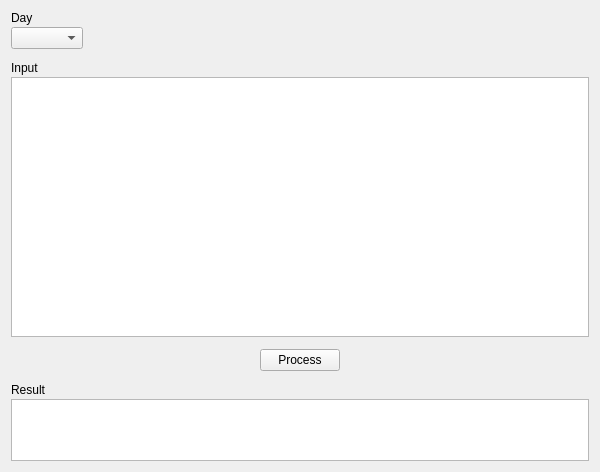
<?xml version="1.0" encoding="UTF-8"?>
<ui version="4.0">
 <class>AdventOfCodeClass</class>
 <widget class="QMainWindow" name="AdventOfCodeClass">
  <property name="geometry">
   <rect>
    <x>0</x>
    <y>0</y>
    <width>600</width>
    <height>472</height>
   </rect>
  </property>
  <property name="windowTitle">
   <string notr="true">AdventOfCode</string>
  </property>
  <property name="windowIcon">
   <iconset>
    <normaloff>:/DynaWorks 32x32.png</normaloff>:/DynaWorks 32x32.png</iconset>
  </property>
  <widget class="QWidget" name="centralWidget">
   <layout class="QVBoxLayout" name="verticalLayout_4" stretch="0,1,0,0">
    <property name="spacing">
     <number>12</number>
    </property>
    <item>
     <layout class="QVBoxLayout" name="verticalLayout">
      <property name="spacing">
       <number>2</number>
      </property>
      <item>
       <widget class="QLabel" name="label_3">
        <property name="text">
         <string>Day</string>
        </property>
       </widget>
      </item>
      <item>
       <layout class="QHBoxLayout" name="horizontalLayout">
        <item>
         <widget class="QComboBox" name="dayComboBox"/>
        </item>
        <item>
         <spacer name="horizontalSpacer">
          <property name="orientation">
           <enum>Qt::Horizontal</enum>
          </property>
          <property name="sizeHint" stdset="0">
           <size>
            <width>40</width>
            <height>20</height>
           </size>
          </property>
         </spacer>
        </item>
       </layout>
      </item>
     </layout>
    </item>
    <item>
     <layout class="QVBoxLayout" name="verticalLayout_2">
      <property name="spacing">
       <number>2</number>
      </property>
      <item>
       <widget class="QLabel" name="label">
        <property name="text">
         <string>Input</string>
        </property>
       </widget>
      </item>
      <item>
       <widget class="QTextEdit" name="inputTextEdit"/>
      </item>
     </layout>
    </item>
    <item>
     <layout class="QHBoxLayout" name="horizontalLayout_2">
      <item>
       <spacer name="horizontalSpacer_2">
        <property name="orientation">
         <enum>Qt::Horizontal</enum>
        </property>
        <property name="sizeHint" stdset="0">
         <size>
          <width>40</width>
          <height>20</height>
         </size>
        </property>
       </spacer>
      </item>
      <item>
       <widget class="QPushButton" name="processPushButton">
        <property name="text">
         <string>Process</string>
        </property>
       </widget>
      </item>
      <item>
       <spacer name="horizontalSpacer_3">
        <property name="orientation">
         <enum>Qt::Horizontal</enum>
        </property>
        <property name="sizeHint" stdset="0">
         <size>
          <width>40</width>
          <height>20</height>
         </size>
        </property>
       </spacer>
      </item>
     </layout>
    </item>
    <item>
     <layout class="QVBoxLayout" name="verticalLayout_3">
      <property name="spacing">
       <number>2</number>
      </property>
      <item>
       <widget class="QLabel" name="label_2">
        <property name="text">
         <string>Result</string>
        </property>
       </widget>
      </item>
      <item>
       <widget class="QTextEdit" name="resultTextEdit">
        <property name="maximumSize">
         <size>
          <width>16777215</width>
          <height>62</height>
         </size>
        </property>
       </widget>
      </item>
     </layout>
    </item>
   </layout>
  </widget>
  <action name="actionNew">
   <property name="text">
    <string>New</string>
   </property>
  </action>
  <action name="actionQuit">
   <property name="text">
    <string>Exit</string>
   </property>
  </action>
 </widget>
 <layoutdefault spacing="6" margin="11"/>
 <resources>
  <include location="Resources/template.qrc"/>
 </resources>
 <connections/>
</ui>
